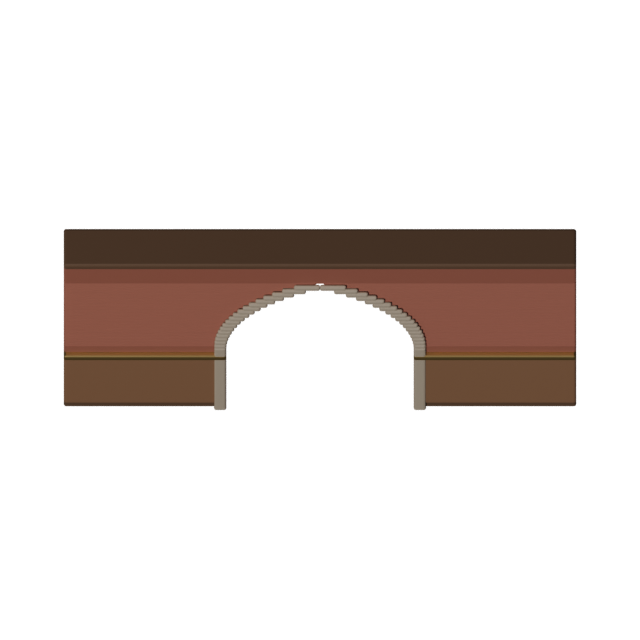
#> input picture builder/reference/wall_kit/grand/arch.png, 640 x 640 px; its folder holds only this picture in this run
$ python build_wall_tileset.py --source ../../../builder/reference/wall_kit/grand/arch.png
#> lines starting #> are read from the running program, lines starting #| are printed output that depends on the picture
#!/usr/bin/env python3
"""Build a deterministic Raven Manor wall tileset from one AI-painted material.

The generative batch is good at material and weak at modular structure: it paints rooms
into corners, reads pillars as black plates and cannot guarantee seams or trim height.
This tool keeps one AI render as a *material source* and derives every shape by
construction, so seam continuity and trim height are properties of the code instead of a
seed. The module is a framed square panel whose four edges are identical, which makes any
horizontal, vertical or rotated tiling seamless by construction.

Output is a prototype: shapes are rectangular composites of whole modules, not mitred
geometry, and the inner/outer corner mapping is provisional.
"""
from __future__ import annotations

import argparse
import json
import time
from pathlib import Path

from PIL import Image, ImageDraw, ImageEnhance

ROOT = Path(__file__).resolve().parents[3]
DEFAULT_COMFY = Path(r"D:\AI\ComfyUI-Desktop")
RAW = Path("output/RavenManor/walls/raw")
ALPHA = Path("output/RavenManor/walls/alpha")

# Authoring scale: 2x the in-game pixel size. A module is therefore 80x80 game pixels.
MODULE = 160
BORDER = 22
GAP = 26
BRASS = (156, 125, 63)
BRASS_LIGHT = (206, 176, 104)
DARK = (26, 16, 12)

SHAPES = ("straight_h", "straight_v", "inner_corner_l", "inner_corner_r",
          "outer_corner_l", "outer_corner_r", "end_pillar")


def newest(comfy_root, subdir, asset_id):
    folder = comfy_root / subdir
    matches = sorted(folder.glob(asset_id + "_*.png")) if folder.is_dir() else []
    return matches[-1] if matches else None


def average_colour(image):
    small = image.convert("RGB").resize((1, 1), Image.LANCZOS)
    return small.getpixel((0, 0))


def derive_materials(source):
    """Cut wood and damask patches out of one AI render and sample the metal accent.

    The raw render is opaque RGB, so the object bounds come from its alpha sibling; colours
    are sampled from the raw pixels, which are identical apart from the matte.
    """
    source = Path(source)
    mask_path = source.parent.parent / "alpha" / source.name if source.parent.name == "raw" else source
    if not mask_path.is_file():
        raise ValueError(f"No alpha sibling to bound the object in {source.name}")
    render = Image.open(source).convert("RGB")
    alpha = Image.open(mask_path).convert("RGBA").getchannel("A")
    box = alpha.point(lambda value: 255 if value > 8 else 0).getbbox()
    if not box or box == (0, 0) + render.size:
        raise ValueError(f"Source render has no usable object bounds: {source}")
    left, top, right, bottom = box
    width, height = right - left, bottom - top

    def crop(fx0, fy0, fx1, fy1):
        return render.crop((int(left + fx0 * width), int(top + fy0 * height),
                            int(left + fx1 * width), int(top + fy1 * height)))

    wood = crop(0.05, 0.00, 0.95, 0.05)        # top rail: plain mahogany
    trim = crop(0.02, 0.20, 0.10, 0.80)        # end pilaster: lighter carved wood
    damask = crop(0.40, 0.45, 0.58, 0.85)      # centre panel: oxblood damask
    if min(wood.size) < 8 or min(damask.size) < 8 or min(trim.size) < 8:
        raise ValueError("Source render is too small to derive materials")
    return {"wood": wood, "trim": trim, "damask": damask,
            "brass": average_colour(trim.resize((1, 1)))}


def tile_fill(size, patch, period):
    """Tile a patch with an exact period that divides the target size, so edges never cut."""
    width, height = size
    period = max(8, int(period))
    tile = patch.resize((period, period), Image.LANCZOS)
    canvas = Image.new("RGB", size)
    for y in range(0, height, period):
        for x in range(0, width, period):
            canvas.paste(tile, (x, y))
    return canvas


def build_module(materials):
    """One framed wainscot bay. All four edges are identical, so any tiling is seamless."""
    module = tile_fill((MODULE, MODULE), materials["wood"], MODULE // 2)
    draw = ImageDraw.Draw(module)
    inner = MODULE - 2 * BORDER

    # Frame: the same mahogany, lifted a little, with brass keylines instead of a bright fill.
    frame = ImageEnhance.Brightness(tile_fill((MODULE, MODULE), materials["wood"], MODULE // 4)
                                    ).enhance(1.22)
    mask = Image.new("L", (MODULE, MODULE), 0)
    ImageDraw.Draw(mask).rectangle((2, 2, MODULE - 3, MODULE - 3), fill=255)
    ImageDraw.Draw(mask).rectangle((BORDER, BORDER, MODULE - BORDER - 1, MODULE - BORDER - 1),
                                   fill=0)
    module.paste(frame, (0, 0), mask)
    draw.rectangle((BORDER - 5, BORDER - 5, MODULE - BORDER + 4, MODULE - BORDER + 4),
                   outline=BRASS, width=2)
    draw.rectangle((BORDER - 2, BORDER - 2, MODULE - BORDER + 1, MODULE - BORDER + 1),
                   outline=BRASS_LIGHT, width=1)

    # Field: damask with an inner shadow at the top so the panel reads as recessed.
    field = tile_fill((inner, inner), materials["damask"], inner)
    field = ImageEnhance.Brightness(field).enhance(0.92)
    module.paste(field, (BORDER, BORDER))
    shade = Image.new("RGBA", (inner, inner), (0, 0, 0, 0))
    shade_draw = ImageDraw.Draw(shade)
    for step in range(16):
        shade_draw.line((0, step, inner, step), fill=(0, 0, 0, 120 - step * 7))
    module.paste(Image.alpha_composite(module.crop((BORDER, BORDER, BORDER + inner,
                                                    BORDER + inner)).convert("RGBA"),
                                       shade).convert("RGB"), (BORDER, BORDER))

    # Brass corner keys tie the four identical edges together.
    for x, y in ((6, 6), (MODULE - GAP + 1, 6), (6, MODULE - GAP + 1),
                 (MODULE - GAP + 1, MODULE - GAP + 1)):
        draw.rectangle((x, y, x + GAP - 6, y + GAP - 6), outline=BRASS, width=1)

    # Bevel inside the frame: light on the top/left, shadow on the bottom/right.
    draw.line((4, 4, MODULE - 5, 4), fill=BRASS_LIGHT, width=1)
    draw.line((4, 4, 4, MODULE - 5), fill=BRASS_LIGHT, width=1)
    draw.line((4, MODULE - 5, MODULE - 5, MODULE - 5), fill=DARK, width=1)
    draw.line((MODULE - 5, 4, MODULE - 5, MODULE - 5), fill=DARK, width=1)

    # Outer ring drawn last: the join between two modules is this identical dark groove on
    # every side, which is what makes horizontal, vertical and rotated tiling seamless.
    draw.rectangle((0, 0, MODULE - 1, MODULE - 1), outline=DARK, width=2)
    return module


def build_pillar_module(module):
    """Same frame, but the field is fluted so it reads as a structural end pillar."""
    pillar = module.copy()
    draw = ImageDraw.Draw(pillar)
    inner = MODULE - 2 * BORDER
    draw.rectangle((BORDER, BORDER, MODULE - BORDER - 1, MODULE - BORDER - 1),
                   fill=(58, 44, 34))
    for step in range(6):
        x = BORDER + 8 + step * ((inner - 16) // 5)
        draw.line((x, BORDER + 6, x, MODULE - BORDER - 6), fill=(20, 13, 9), width=2)
        draw.line((x + 2, BORDER + 6, x + 2, MODULE - BORDER - 6), fill=(96, 72, 52), width=1)
    return pillar


def rotate_cell(cell, quarters):
    return cell.transpose(Image.ROTATE_90).copy() if quarters % 2 else cell.copy()


def build_shapes(module, pillar, arms=3):
    """Compose every shape out of whole modules; all joints land on identical edges."""
    cell_h, cell_v = module, rotate_cell(module, 1)
    pillar_h, pillar_v = pillar, rotate_cell(pillar, 1)
    shapes = {}

    straight = Image.new("RGBA", (MODULE * arms, MODULE))
    for index in range(arms):
        straight.paste(cell_h, (index * MODULE, 0))
    shapes["straight_h"] = straight

    vertical = Image.new("RGBA", (MODULE, MODULE * arms))
    for index in range(arms):
        vertical.paste(cell_v, (0, index * MODULE))
    shapes["straight_v"] = vertical

    def corner(vertical_side, horizontal_side):
        canvas = Image.new("RGBA", (MODULE * arms, MODULE * arms))
        # Horizontal arm on the requested edge.
        row = 0 if horizontal_side == "top" else arms - 1
        for index in range(arms):
            canvas.paste(cell_h, (index * MODULE, row * MODULE))
        # Vertical arm on the requested edge.
        column = 0 if vertical_side == "left" else arms - 1
        for index in range(arms):
            canvas.paste(cell_v, (column * MODULE, index * MODULE))
        return canvas

    shapes["inner_corner_l"] = corner("left", "bottom")
    shapes["inner_corner_r"] = corner("right", "bottom")
    shapes["outer_corner_l"] = corner("left", "top")
    shapes["outer_corner_r"] = corner("right", "top")

    end = Image.new("RGBA", (MODULE * arms + MODULE, MODULE))
    for index in range(arms):
        end.paste(cell_h, (index * MODULE, 0))
    end.paste(pillar_h, (arms * MODULE, 0))
    shapes["end_pillar"] = end
    return shapes


def seam_delta(image, axis="x"):
    """Mean channel difference across the tiling edge, against the image's own variation."""
    grey = image.convert("L")
    width, height = grey.size
    if axis == "x":
        first = grey.crop((0, 0, 1, height)).tobytes()
        last = grey.crop((width - 1, 0, width, height)).tobytes()
        internal = [abs(a - b) for a, b in
                    zip(grey.crop((width // 2, 0, width // 2 + 1, height)).tobytes(),
                        grey.crop((width // 2 + 1, 0, width // 2 + 2, height)).tobytes())]
    else:
        first = grey.crop((0, 0, width, 1)).tobytes()
        last = grey.crop((0, height - 1, width, height)).tobytes()
        internal = [abs(a - b) for a, b in
                    zip(grey.crop((0, height // 2, width, height // 2 + 1)).tobytes(),
                        grey.crop((0, height // 2 + 1, width, height // 2 + 2)).tobytes())]
    edge = sum(abs(a - b) for a, b in zip(first, last)) / len(first)
    baseline = sum(internal) / len(internal) if internal else 0.0
    return {"edge_delta": round(edge, 2), "internal_delta": round(baseline, 2),
            "verdict": "seamless" if edge <= max(baseline * 1.5, 1.0) else "visible seam"}


def build_preview(shapes, comfy_root, style, target):
    """Side-by-side proof plus the constructed wall at phone framing scale."""
    tile = 220
    rows = len(SHAPES)
    scale_row = 150
    sheet = Image.new("RGB", (tile * 2 + 30, rows * (tile + 26) + scale_row + 20), "#202024")
    draw = ImageDraw.Draw(sheet)
    for row, shape in enumerate(SHAPES):
        top = row * (tile + 26) + 8
        ai_path = newest(comfy_root, ALPHA, f"wall_{style}_{shape}")
        for column, (label, image) in enumerate((("AI", ai_path), ("code", shapes[shape]))):
            left = 10 + column * (tile + 20)
            if isinstance(image, Path):
                if not image.is_file():
                    draw.text((left, top), f"{label}: missing", fill="#d05050")
                    continue
                with Image.open(image) as handle:
                    image = handle.convert("RGBA")
            else:
                image = image.convert("RGBA")
            for y in range(0, tile, 12):
                for x in range(0, tile, 12):
                    shade = "#3a3a40" if (x // 12 + y // 12) % 2 else "#2c2c32"
                    draw.rectangle((left + x, top + y, left + x + 11, top + y + 11), fill=shade)
            thumb = image.copy()
            thumb.thumbnail((tile, tile), Image.LANCZOS)
            sheet.paste(thumb, (left + (tile - thumb.width) // 2,
                                top + (tile - thumb.height) // 2), thumb)
        draw.text((10, top + tile + 4), f"{shape}: AI render  vs  constructed tile",
                  fill="#e8e8e8")

    # Bottom strip: the constructed straight wall at 1x and at 0.74x phone framing.
    top = rows * (tile + 26) + 6
    draw.text((10, top), "constructed straight wall at game scale: 1x (80 px tall) and 0.74x",
              fill="#e8e8e8")
    scale_y = top + 16
    for factor in (1.0, 0.74):
        height = max(1, int(MODULE // 2 * factor))
        width = max(1, int(shapes["straight_h"].width * factor / 2))
        band = shapes["straight_h"].resize((width, height), Image.LANCZOS)
        sheet.paste(band, (10, scale_y), band)
        scale_y += height + 10
    sheet = sheet.crop((0, 0, sheet.width, scale_y))
    target.parent.mkdir(parents=True, exist_ok=True)
    sheet.save(target)
    return target


def main(argv=None):
    parser = argparse.ArgumentParser(description=__doc__)
    parser.add_argument("--style", default="grand")
    parser.add_argument("--comfy-root", type=Path, default=DEFAULT_COMFY)
    parser.add_argument("--source", type=Path,
                        help="AI render used as the material source (default: newest straight_h)")
    parser.add_argument("--out", type=Path, default=ROOT / "build/wall_tileset")
    parser.add_argument("--preview", type=Path,
                        default=ROOT / "docs/evidence/wall_tileset/tileset_preview.png")
    parser.add_argument("--report", type=Path,
                        default=ROOT / "docs/evidence/wall_tileset/report.json")
    args = parser.parse_args(argv)

    source = args.source or newest(args.comfy_root, RAW, f"wall_{args.style}_straight_h")
    if not source:
        raise SystemExit(f"No AI source render found for style {args.style!r}")
    started = time.monotonic()
    materials = derive_materials(source)
#> in derive_materials, `alpha = Image.open(mask_path).convert("RGBA").getchannel("A")`:
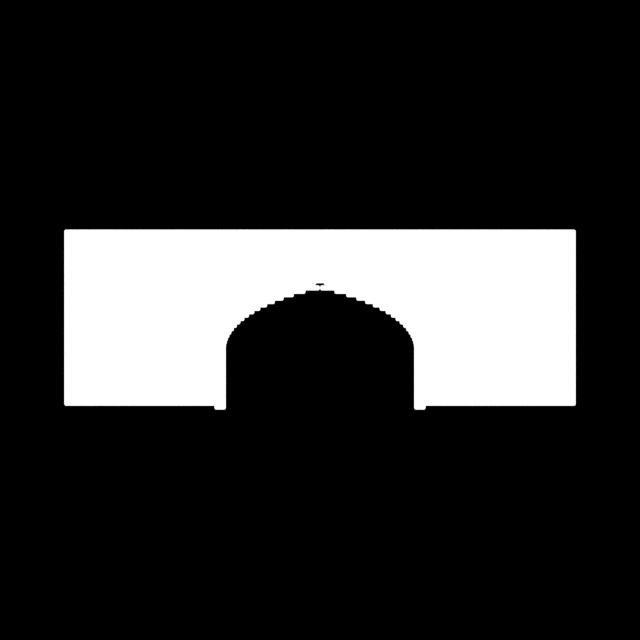
#> alpha: PIL image 640x640 L; min 0, max 255, mean 44.8
#> in derive_materials, `box = alpha.point(lambda value: 255 if value > 8 else 0).getbbox()`: box = (63, 228, 577, 411)
#> in derive_materials, `left, top, right, bottom = box`: left = 63; top = 228; right = 577; bottom = 411
#> in derive_materials, `width, height = right - left, bottom - top`: width = 514; height = 183
#> call 3 of crop, with fx0 = 0.4, fy0 = 0.45, fx1 = 0.58, fy1 = 0.85
#> in crop (call 3), `return render.crop((int(left + fx0 * width), int(top + fy0 * height), ..`:
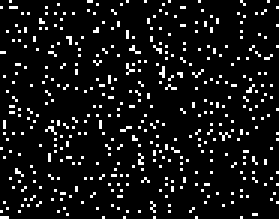
#> returned value: PIL image 93x73 RGB (shown 3 times larger); values 0 (black) and 1 (white), 8.3% white in thin lines or dots
#> materials = 4 items
    module = build_module(materials)
    pillar = build_pillar_module(module)
    shapes = build_shapes(module, pillar)
#> after the loop in build_shapes, `for index in range(arms):`:
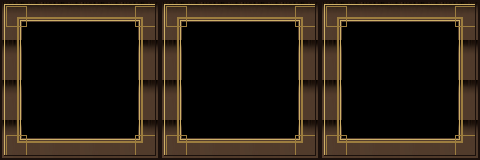
#> straight: PIL image 480x160 RGBA; mean R, G, B, A 39.3, 29.6, 19.5, 255
#> call 3 of corner, with vertical_side = 'left', horizontal_side = 'top'
#> after the loop in corner (call 3), `for index in range(arms):`:
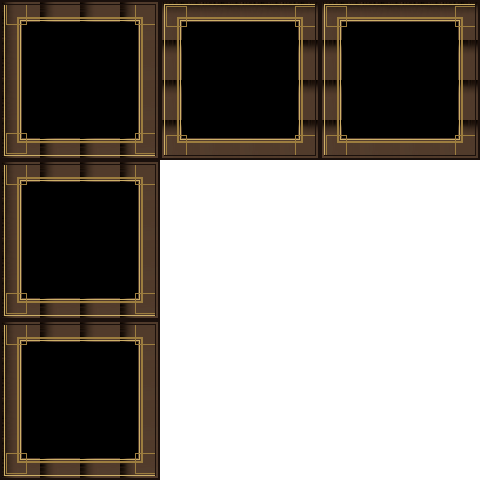
#> canvas: PIL image 480x480 RGBA; mean R, G, B, A 21.8, 16.5, 10.8, 141.7; transparent parts drawn white
#> call 4 of corner, with vertical_side = 'right', horizontal_side = 'top'
#> after the loop in corner (call 4), `for index in range(arms):`:
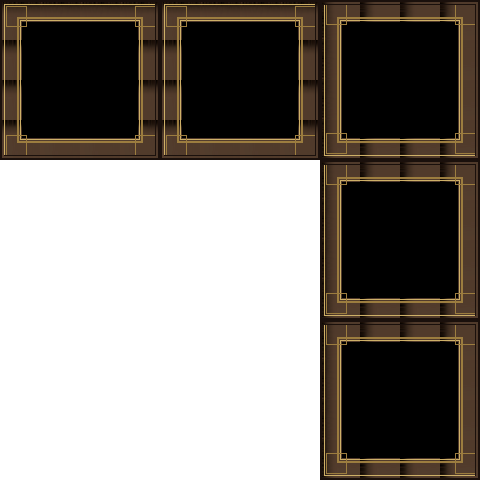
#> canvas: PIL image 480x480 RGBA; mean R, G, B, A 21.8, 16.5, 10.8, 141.7; transparent parts drawn white
#> in build_shapes, `end.paste(pillar_h, (arms * MODULE, 0))`:
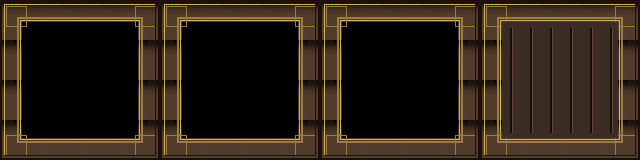
#> end: PIL image 640x160 RGBA; mean R, G, B, A 46.6, 35.2, 23.8, 255
#> shapes = 7 items
    elapsed = time.monotonic() - started

    target = args.out / args.style
    target.mkdir(parents=True, exist_ok=True)
    for name, image in shapes.items():
        image.save(target / f"wall_{args.style}_{name}.png")
#> this loop made 7 passes
#> name on passes 1 to 7: 'straight_h', 'straight_v', 'inner_corner_l', 'inner_corner_r', 'outer_corner_l', 'outer_corner_r', 'end_pillar'
    module.save(target / "module.png")

    report = {
        "style": args.style,
        "source": str(source),
        "build_seconds": round(elapsed, 2),
        "module_px": [MODULE, MODULE],
        "game_px": [MODULE // 2, MODULE // 2],
        "shapes": {name: list(image.size) for name, image in shapes.items()},
        "seams": {"straight_h": seam_delta(shapes["straight_h"], "x"),
                  "straight_v": seam_delta(shapes["straight_v"], "y")},
        "material_sources": {key: list(value.size) if hasattr(value, "size") else value
                             for key, value in materials.items()},
    }
#> in seam_delta, `internal = [abs(a - b) for a, b in zip(grey.crop((width // 2, 0, width..`: internal = 160 values, max 16 at index 2, min 0 at index 0, mean 0.306
#> in seam_delta, `edge = sum(abs(a - b) for a, b in zip(first, last)) / len(first)`: edge = 0
#> in seam_delta, `baseline = sum(internal) / len(internal) if internal else 0.0`: baseline = 0.306
#> call 2 of seam_delta, with axis = 'y'
#> in seam_delta (call 2), `grey = image.convert("L")`:
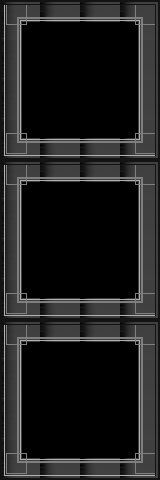
#> grey: PIL image 160x480 L; min 0, max 177, mean 31.4
#> in seam_delta (call 2), `internal = [abs(a - b) for a, b in zip(grey.crop((0, height // 2, widt..`: internal = 160 values, max 4 at index 2, min 0 at index 0, mean 0.106
#> in seam_delta (call 2), `baseline = sum(internal) / len(internal) if internal else 0.0`: baseline = 0.106
    (target / "report.json").write_text(json.dumps(report, indent=2) + "\n", encoding="utf-8")
    args.report.parent.mkdir(parents=True, exist_ok=True)
    args.report.write_text(json.dumps(report, indent=2) + "\n", encoding="utf-8")

    ai_dir = args.comfy_root
    build_preview(shapes, ai_dir, args.style, args.preview)
#> in build_preview, `left = 10 + column * (tile + 20)`: left = 10
    print(f"Built {len(shapes)} shapes in {elapsed:.2f}s -> {target}")
    for name, seam in report["seams"].items():
        print(f"  {name}: edge delta {seam['edge_delta']} vs internal "
              f"{seam['internal_delta']} -> {seam['verdict']}")
    print(f"Preview: {args.preview}")
    print(f"Report:  {args.report}")
    return 0


if __name__ == "__main__":
#> (the run stopped early here; a loop or call above may not have finished)

$ run again, on builder/reference/wall_kit/grand/stair.png
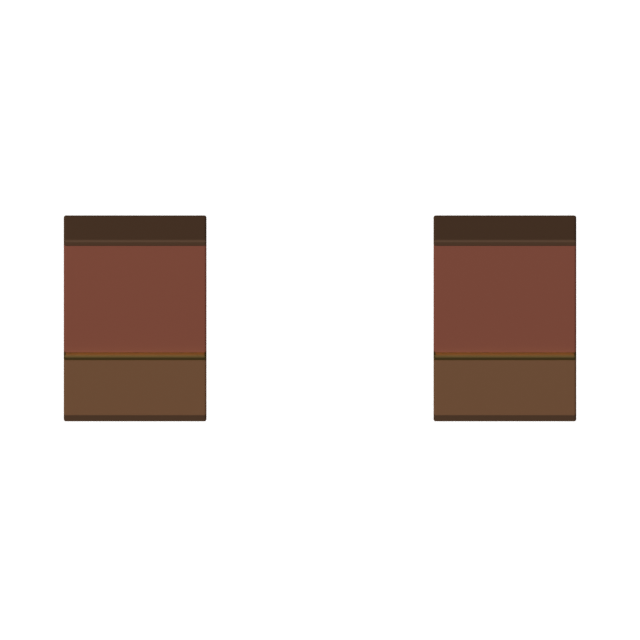
#> input picture builder/reference/wall_kit/grand/stair.png, 640 x 640 px
#> box = (63, 215, 577, 422)
#> in derive_materials, `left, top, right, bottom = box`: left = 63; top = 215; right = 577; bottom = 422
#> in derive_materials, `width, height = right - left, bottom - top`: width = 514; height = 207
#> in crop (call 3), `return render.crop((int(left + fx0 * width), int(top + fy0 * height), ..`:
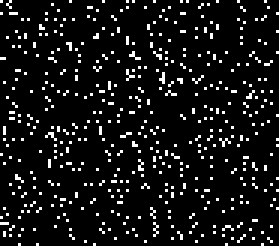
#> returned value: PIL image 93x82 RGB (shown 3 times larger); values 0 (black) and 1 (white), 8.3% white in thin lines or dots
#> materials = 4 items
#> tile: PIL image 40x40 RGB
#> tile: PIL image 116x116 RGB; values 0 (black) and 1 (white), 10.2% white in thin lines or dots
#> shade: PIL image 116x116 RGBA; every value is 0
#> shapes = 7 items
#> the loop in main, `for name, image in shapes.items():` made 7 passes
#> name on passes 1 to 7: 'straight_h', 'straight_v', 'inner_corner_l', 'inner_corner_r', 'outer_corner_l', 'outer_corner_r', 'end_pillar'
#> in seam_delta, `internal = [abs(a - b) for a, b in zip(grey.crop((width // 2, 0, width..`: internal = 160 values, max 1 at index 5, min 0 at index 0, mean 0.0688
#> edge = 0
#> baseline = 0.0688
#> in seam_delta (call 2), `grey = image.convert("L")`:
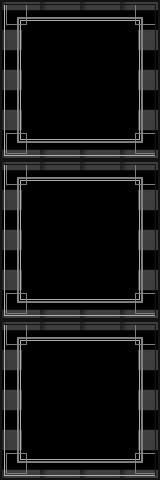
#> grey: PIL image 160x480 L; min 0, max 177, mean 22.3
#> in seam_delta (call 2), `internal = [abs(a - b) for a, b in zip(grey.crop((0, height // 2, widt..`: internal = 160 values, max 1 at index 3, min 0 at index 0, mean 0.0125
#> baseline = 0.0125
#> in build_preview, `left = 10 + column * (tile + 20)`: left = 10
